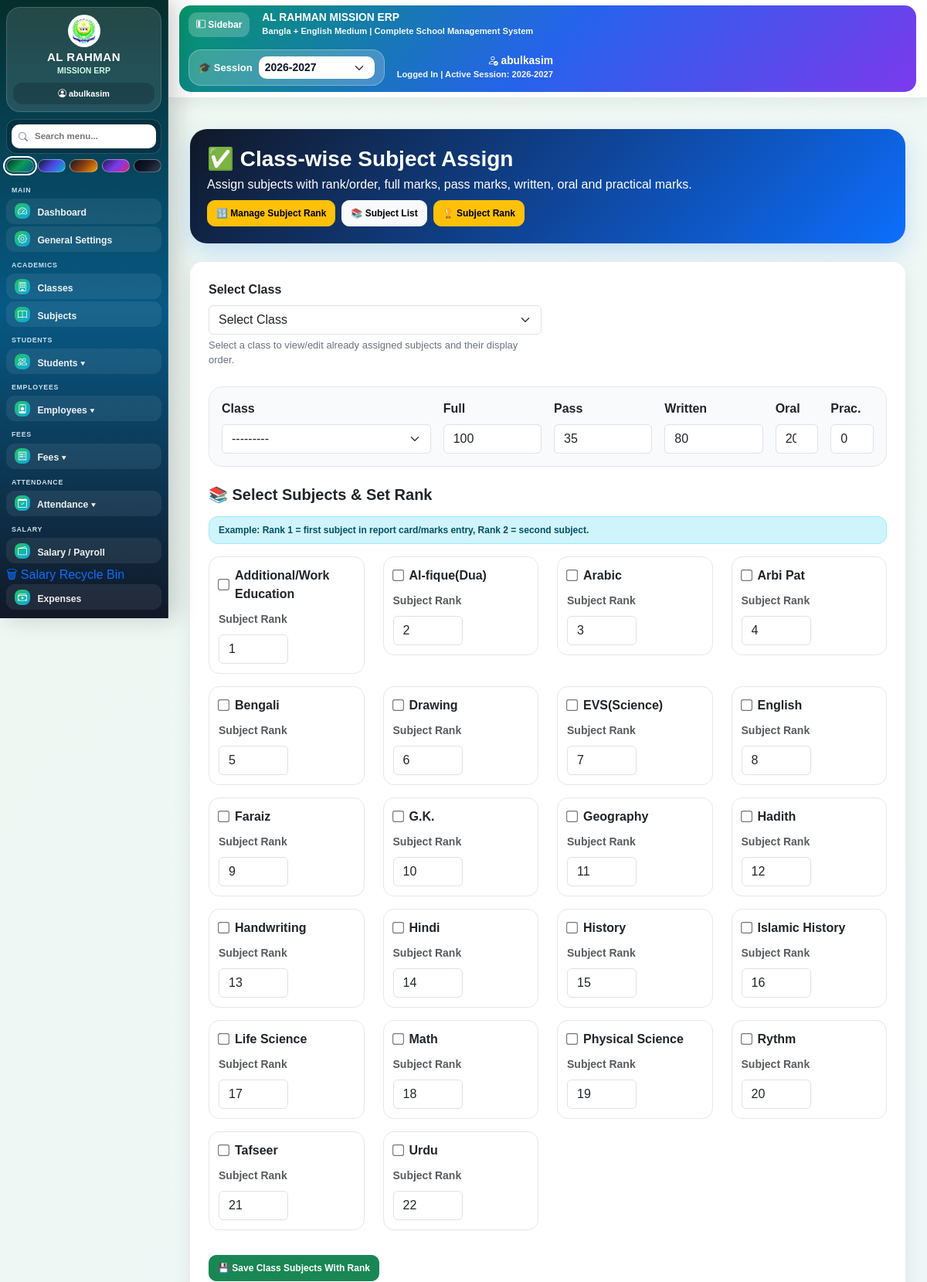
/academics/class-subjects/ (signed in, upper part), run on the app's committed database.
### academics/models.py (models this page shows, shortened)
class Subject(models.Model):
    subject_name = models.CharField(max_length=100, unique=True)
    subject_code = models.CharField(max_length=20, blank=True, null=True)
    is_active = models.BooleanField(default=True)
    class Meta:
        ordering = ["subject_name"]
        verbose_name = "Subject"
        verbose_name_plural = "Subjects"

### academics/views.py (the view, shortened to what this page needs)
@login_required
def class_subject_assign(request):
    if not has_academics_permission(request):
        return permission_denied_redirect(request)
    selected_class_id = request.GET.get("class") or request.POST.get("school_class")
    selected_class = None
    assigned_subject_ids = []
    subject_rank_map = {}
    if request.method == "POST":
        form = ClassSubjectAssignForm(request.POST)
        if form.is_valid():
            school_class = form.cleaned_data["school_class"]
            selected_subjects = form.cleaned_data["subjects"]
            full_marks = form.cleaned_data["full_marks"]
            pass_marks = form.cleaned_data["pass_marks"]
            written_marks = form.cleaned_data["written_marks"]
            oral_marks = form.cleaned_data["oral_marks"]
            practical_marks = form.cleaned_data["practical_marks"]
            ClassSubject.objects.filter(
                school_class=school_class
            ).update(is_active=False)
            default_rank = 1
            for subject in selected_subjects:
                rank_value = request.POST.get(f"subject_rank_{subject.id}")
                try:
                    subject_rank = int(rank_value or default_rank)
                except (TypeError, ValueError):
                    subject_rank = default_rank
                ClassSubject.objects.update_or_create(
                    school_class=school_class,
                    subject=subject,
                    defaults={
                        "subject_rank": subject_rank,
                        "full_marks": full_marks,
                        "pass_marks": pass_marks,
                        "written_marks": written_marks,
                        "oral_marks": oral_marks,
                        "practical_marks": practical_marks,
                        "is_active": True,
                    }
                )
                default_rank += 1
            messages.success(request, "✅ Class-wise subjects assigned with rank successfully.")
            return redirect(f"{request.path}?class={school_class.id}")
    else:
        initial_data = {}
        form = ClassSubjectAssignForm(initial=initial_data)
    subjects = Subject.objects.filter(is_active=True).order_by("subject_name")
    subject_rows = []
    for index, subject in enumerate(subjects, start=1):
        subject_rows.append({
            "subject": subject,
            "is_assigned": subject.id in assigned_subject_ids,
            "rank": subject_rank_map.get(subject.id, index),
        })
    class_subjects = ClassSubject.objects.select_related(
        "school_class",
        "subject"
    ).filter(is_active=True).order_by(
        "school_class__class_name",
        "subject_rank",
        "subject__subject_name"
    )
    if selected_class:
        class_subjects = class_subjects.filter(school_class=selected_class)
    return render(request, "academics/class_subject_assign.html", {
        "form": form,
        "classes": Class.objects.filter(is_active=True).order_by("class_name"),
        "subjects": subjects,
        "subject_rows": subject_rows,
        "class_subjects": class_subjects,
        "selected_class": selected_class,
        "assigned_subject_ids": assigned_subject_ids,
    })

### templates/academics/class_subject_assign.html (shortened to what this page needs)
{% extends 'base.html' %}
{% block content %}
<div class="container mt-4">
    <div class="top-head mb-4">
        <div class="d-flex justify-content-between align-items-center flex-wrap gap-2">
            <div>
                <h3 class="fw-bold mb-1">✅ Class-wise Subject Assign</h3>
                <div>Assign subjects with rank/order, full marks, pass marks, written, oral and practical marks.</div>
            </div>
            <div class="d-flex gap-2 flex-wrap">
                <a href="{% url 'subject_rank_manage' %}" class="btn btn-warning fw-bold">
                    🔢 Manage Subject Rank
                </a>
                <a href="{% url 'subject_list' %}" class="btn btn-light fw-bold">
                    📚 Subject List
                </a>
                <a href="{% url 'subject_rank_manage' %}" class="btn btn-warning fw-bold">
                    🏆 Subject Rank
                </a>
            </div>
        </div>
    </div>
    <div class="card card-box p-4 mb-4">
        <form method="get" class="row g-3 mb-4">
            <div class="col-md-6">
                <label class="form-label fw-bold">Select Class</label>
                <select name="class" class="form-select" onchange="this.form.submit()">
                    <option value="">Select Class</option>
                </select>
                <div class="mini-note mt-1">
                    Select a class to view/edit already assigned subjects and their display order.
                </div>
            </div>
        </form>
        <form method="post">
            <div class="marks-box mb-4">
                <div class="row g-3">
                    <div class="col-md-4">
                        <label class="form-label fw-bold">Class</label>
                        {{ form.school_class }}
                    </div>
                    <div class="col-md-2">
                        <label class="form-label fw-bold">Full</label>
                        {{ form.full_marks }}
                    </div>
                    <div class="col-md-2">
                        <label class="form-label fw-bold">Pass</label>
                        {{ form.pass_marks }}
                    </div>
                    <div class="col-md-2">
                        <label class="form-label fw-bold">Written</label>
                        {{ form.written_marks }}
                    </div>
                    <div class="col-md-1">
                        <label class="form-label fw-bold">Oral</label>
                        {{ form.oral_marks }}
                    </div>
                    <div class="col-md-1">
                        <label class="form-label fw-bold">Prac.</label>
                        {{ form.practical_marks }}
                    </div>
                </div>
            </div>
            <div class="d-flex justify-content-between align-items-center mb-3 flex-wrap gap-2">
                <h5 class="fw-bold mb-0">📚 Select Subjects & Set Rank</h5>
            </div>
            <div class="alert alert-info">
                Example: Rank 1 = first subject in report card/marks entry, Rank 2 = second subject.
            </div>
            <div class="row">
                {% for row in subject_rows %}
                    <div class="col-md-3 mb-3">
                        <label class="subject-option w-100">
                            <div class="d-flex align-items-center gap-2">
                                <input type="checkbox"
                                       name="subjects"
                                       value="{{ row.subject.id }}"
                                       {% if row.is_assigned %}checked{% endif %}>
                                <span class="fw-semibold">
                                    {{ row.subject.subject_name }}
                                </span>
                            </div>
                            <div class="mt-2">
                                <small class="text-muted fw-bold">Subject Rank</small>
                                <input type="number"
                                       name="subject_rank_{{ row.subject.id }}"
                                       value="{{ row.rank }}"
                                       min="0"
                                       class="form-control rank-input">
                            </div>
                        </label>
                    </div>
                {% empty %}
                    <div class="col-12">
                        <div class="alert alert-warning">
                            No active subjects found. Please add subjects first.
                        </div>
                    </div>
                {% endfor %}
            </div>
            <button class="btn btn-success mt-3">
                💾 Save Class Subjects With Rank
            </button>
        </form>
    </div>
</div>
{% endblock %}

### templates/base.html (shortened to what this page needs)
<!DOCTYPE html>
<html lang="bn">
<head>
    {% load static %}
    <link href="https://cdn.jsdelivr.net/npm/bootstrap@5.3.3/dist/css/bootstrap.min.css" rel="stylesheet">
    <link href="https://cdn.jsdelivr.net/npm/bootstrap-icons@1.11.3/font/bootstrap-icons.css" rel="stylesheet">
    <link href="https://cdn.jsdelivr.net/npm/select2@4.1.0-rc.0/dist/css/select2.min.css" rel="stylesheet">
</head>
<body>
{% with emp=request.user.employee %}
<div class="app-layout">
    <div class="sidebar no-print" id="erpSidebar">
        <div class="brand-box">
            <img src="{% static 'images/logo.png' %}" class="brand-logo" alt="Logo">
            <h5 class="brand-title">AL RAHMAN</h5>
            <div class="brand-sub">MISSION ERP</div>
            <div class="user-mini">
                {% if request.user.is_authenticated %}
                    <i class="bi bi-person-circle"></i> {{ request.user.username }}
                {% else %}
                    <i class="bi bi-person-circle"></i> Guest
                {% endif %}
            </div>
        </div>
        <div class="sidebar-tools">
            <div class="sidebar-search-box">
                <i class="bi bi-search sidebar-search-icon"></i>
                <input type="text" id="sidebarSearch" class="sidebar-search" placeholder="Search menu...">
            </div>
            <div class="theme-picker" title="Sidebar Design">
                <button type="button" class="theme-dot theme-green" data-theme="green" title="Green Premium"></button>
                <button type="button" class="theme-dot theme-royal" data-theme="royal" title="Royal Blue"></button>
                <button type="button" class="theme-dot theme-gold" data-theme="gold" title="Gold Dark"></button>
                <button type="button" class="theme-dot theme-purple" data-theme="purple" title="Purple Glass"></button>
                <button type="button" class="theme-dot theme-black" data-theme="black" title="Black Pro"></button>
            </div>
        </div>
        <ul class="nav flex-column" id="sidebarMenuList">
            <div class="menu-title">Main</div>
            <li>
                {% if request.user.is_superuser or request.user.is_staff or emp.is_erp_admin %}
                    <a href="/dashboard/" class="nav-link"><i class="bi bi-speedometer2"></i> Dashboard</a>
                {% else %}
                    <a href="{% url 'teacher_dashboard' %}" class="nav-link"><i class="bi bi-speedometer2"></i> Dashboard</a>
                {% endif %}
            </li>
            {% if request.user.is_superuser or request.user.is_staff or emp.is_erp_admin or emp.can_access_settings %}
                <li><a href="{% url 'general_settings' %}" class="nav-link"><i class="bi bi-gear"></i> General Settings</a></li>
            {% endif %}
            {% if request.user.is_superuser or request.user.is_staff or emp.is_erp_admin or emp.can_access_academics %}
                <div class="menu-title">Academics</div>
                <li><a href="/academics/classes/" class="nav-link"><i class="bi bi-building"></i> Classes</a></li>
                <li><a href="/academics/subjects/" class="nav-link"><i class="bi bi-book"></i> Subjects</a></li>
            {% endif %}
            {% if request.user.is_superuser or request.user.is_staff or emp.is_erp_admin or emp.can_access_students %}
                <div class="menu-title">Students</div>
                <li>
                    <a class="nav-link menu-toggle" href="#studentsMenu"><i class="bi bi-people"></i> Students ▾</a>
                </li>
            {% endif %}
            {% if request.user.is_superuser or request.user.is_staff or emp.is_erp_admin or emp.can_access_teachers %}
                <div class="menu-title">Employees</div>
                <li>
                    <a class="nav-link menu-toggle" href="#employeesMenu"><i class="bi bi-person-badge"></i> Employees ▾</a>
                </li>
            {% endif %}
            {% if request.user.is_superuser or request.user.is_staff or emp.is_erp_admin or emp.can_access_fees %}
                <div class="menu-title">Fees</div>
                <li>
                    <a class="nav-link menu-toggle" href="#feesMenu"><i class="bi bi-receipt"></i> Fees ▾</a>
                </li>
            {% endif %}
            {% if request.user.is_superuser or request.user.is_staff or emp.is_erp_admin or emp.can_access_attendance %}
                <div class="menu-title">Attendance</div>
                <li>
                    <a class="nav-link menu-toggle" href="#attendanceMenu"><i class="bi bi-calendar-check"></i> Attendance ▾</a>
                </li>
            {% endif %}
            {% if request.user.is_superuser or request.user.is_staff or emp.is_erp_admin or emp.can_access_payroll %}
                <div class="menu-title">Salary</div>
                <li><a href="{% url 'payroll_dashboard' %}" class="nav-link"><i class="bi bi-wallet2"></i> Salary / Payroll</a></li>
                <li><a href="/payroll/salary/recycle-bin/">🗑 Salary Recycle Bin</a></li>
            {% endif %}
            {% if request.user.is_superuser or request.user.is_staff or emp.is_erp_admin or emp.can_access_expenses %}
                <li><a href="/expenses/" class="nav-link"><i class="bi bi-cash-stack"></i> Expenses</a></li>
            {% endif %}
        </ul>
    </div>
    <div class="main-area">
        <div class="topbar no-print">
            <div class="topbar-card d-flex justify-content-between align-items-center flex-wrap gap-3">
                <div class="d-flex align-items-center gap-3">
                    <button type="button" class="sidebar-toggle-btn" id="desktopSidebarToggle"><i class="bi bi-layout-sidebar-inset"></i> Sidebar</button>
                    <div>
                        <div class="topbar-title">AL RAHMAN MISSION ERP</div>
                        <div class="topbar-sub">Bangla + English Medium | Complete School Management System</div>
                    </div>
                </div>
                <div class="d-flex align-items-center gap-3 flex-wrap">
                    <form method="GET" action="{% url 'set_global_session' %}"
                          style="background:rgba(255,255,255,.20);border:1px solid rgba(255,255,255,.28);padding:8px 12px;border-radius:16px;">
                        <div class="d-flex align-items-center gap-2">
                            <div style="color:white;font-size:13px;font-weight:900;white-space:nowrap;">🎓 Session</div>
                            <select name="session" onchange="this.form.submit()" class="form-select form-select-sm"
                                    style="min-width:150px;border-radius:10px;border:none;font-weight:900;color:#0f172a;">
                                {% for session in sessions %}
                                    <option value="{{ session }}" {% if session == selected_session %}selected{% endif %}>{{ session }}</option>
                                {% empty %}
                                    <option value="{{ selected_session|default:'2025-2026' }}">{{ selected_session|default:'2025-2026' }}</option>
                                {% endfor %}
                            </select>
                        </div>
                    </form>
                    <div class="text-end">
                        {% if request.user.is_authenticated %}
                            <div class="topbar-title"><i class="bi bi-person-check"></i> {{ request.user.username }}</div>
                            <div class="topbar-sub">Logged In | Active Session: {{ selected_session|default:"2025-2026" }}</div>
                        {% else %}
                            <div class="topbar-title">Guest</div>
                        {% endif %}
                    </div>
                </div>
            </div>
        </div>
        <div class="content-area">
            {% block content %}{% endblock %}
        </div>
    </div>
</div>
{% endwith %}
</body>
</html>

### data on the page
Subject: subject.subject_name "Additional/Work Education", rank "1"
Subject: subject.subject_name "Al-fique(Dua)", rank "2"
Subject: subject.subject_name "Arabic", subject.id "3"
Subject: subject.subject_name "Arbi Pat", rank "4"
Subject: subject.subject_name "Bengali", rank "5"
Subject: subject.subject_name "Drawing", rank "6"
Subject: subject.subject_name "EVS(Science)", rank "7"
Subject: subject.subject_name "English", rank "8"
Subject: subject.subject_name "Faraiz", rank "9"
Subject: subject.subject_name "G.K.", rank "10"
Subject: subject.subject_name "Geography", rank "11"
Subject: subject.subject_name "Hadith", rank "12"
Subject: subject.subject_name "Handwriting", rank "13"
Subject: subject.subject_name "Hindi", rank "14"
Subject: subject.subject_name "History", rank "15"
Subject: subject.subject_name "Islamic History", rank "16"
Subject: subject.subject_name "Life Science", rank "17"
Subject: subject.subject_name "Math", rank "18"
Subject: subject.subject_name "Physical Science", rank "19"
Subject: subject.subject_name "Rythm", rank "20"
Subject: subject.subject_name "Tafseer", rank "21"
Subject: subject.subject_name "Urdu", rank "22"

### other printed values
{{ request.user.username }} "abulkasim"
{{ selected_session|default:"2025-2026" }} "2026-2027"
form field session "2026-2027"
